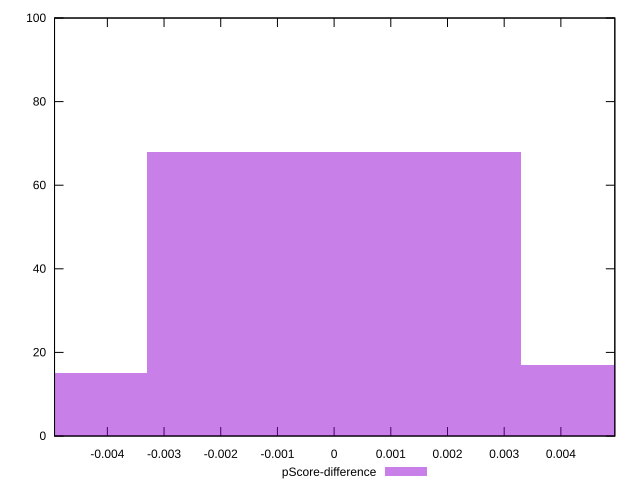

gnuplot code for this plot:
reset

$pScoreDifference <<EOF
0 68
-0.006590726854022513 15
0.006590726854022513 17
EOF

set key outside below
set boxwidth 0.006590726854022513
set xrange [-0.004931822957321863:0.004951707034809072]
set yrange [0:100]
set trange [0:100]
set style fill transparent solid 0.5 noborder
set terminal svg size 640, 490 enhanced background rgb 'white'
set output "report_00017_2021-02-10T15-08-03.406Z/max-potential-fid/samples/pages+cached+noadtech+nomedia/pScore-difference/histogram.svg"

plot $pScoreDifference title "pScore-difference" with boxes

reset
